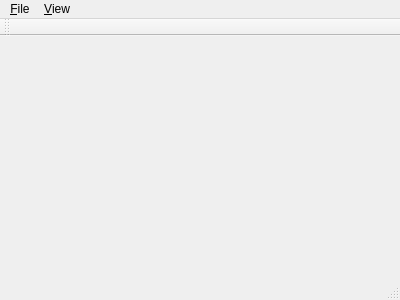
<?xml version="1.0" encoding="UTF-8"?>
<ui version="4.0">
 <class>MainWindow</class>
 <widget class="QMainWindow" name="MainWindow">
  <property name="geometry">
   <rect>
    <x>0</x>
    <y>0</y>
    <width>400</width>
    <height>300</height>
   </rect>
  </property>
  <property name="windowTitle">
   <string>MainWindow</string>
  </property>
  <widget class="QWidget" name="centralWidget"/>
  <widget class="QMenuBar" name="menuBar">
   <property name="geometry">
    <rect>
     <x>0</x>
     <y>0</y>
     <width>400</width>
     <height>23</height>
    </rect>
   </property>
   <widget class="QMenu" name="menuHello_world">
    <property name="title">
     <string>&amp;File</string>
    </property>
    <addaction name="actionFileNew"/>
    <addaction name="actionFileOpen"/>
    <addaction name="actionFileClose"/>
    <addaction name="separator"/>
    <addaction name="actionSave"/>
    <addaction name="actionCompile"/>
    <addaction name="actionExit"/>
   </widget>
   <widget class="QMenu" name="menuWindows">
    <property name="title">
     <string>&amp;View</string>
    </property>
    <addaction name="actionViewList"/>
    <addaction name="actionViewOutput"/>
    <addaction name="actionFunctionView"/>
    <addaction name="actionDetail"/>
   </widget>
   <addaction name="menuHello_world"/>
   <addaction name="menuWindows"/>
  </widget>
  <widget class="QToolBar" name="mainToolBar">
   <attribute name="toolBarArea">
    <enum>TopToolBarArea</enum>
   </attribute>
   <attribute name="toolBarBreak">
    <bool>false</bool>
   </attribute>
  </widget>
  <widget class="QStatusBar" name="statusBar"/>
  <action name="actionFileNew">
   <property name="text">
    <string>New</string>
   </property>
   <property name="toolTip">
    <string>New file</string>
   </property>
   <property name="shortcut">
    <string>Ctrl+N</string>
   </property>
  </action>
  <action name="actionFileOpen">
   <property name="text">
    <string>Open</string>
   </property>
   <property name="toolTip">
    <string>Open file</string>
   </property>
   <property name="shortcut">
    <string>Ctrl+O</string>
   </property>
  </action>
  <action name="actionFileClose">
   <property name="text">
    <string>Close</string>
   </property>
   <property name="toolTip">
    <string>Close file</string>
   </property>
   <property name="shortcut">
    <string>Ctrl+W</string>
   </property>
  </action>
  <action name="actionViewList">
   <property name="text">
    <string>FilesView</string>
   </property>
   <property name="toolTip">
    <string>View file list window</string>
   </property>
   <property name="shortcut">
    <string>Ctrl+L</string>
   </property>
  </action>
  <action name="actionViewOutput">
   <property name="text">
    <string>OutputView</string>
   </property>
   <property name="toolTip">
    <string>View output window</string>
   </property>
   <property name="shortcut">
    <string>Ctrl+T</string>
   </property>
  </action>
  <action name="actionFunctionView">
   <property name="text">
    <string>FunctionView</string>
   </property>
   <property name="shortcut">
    <string>Ctrl+U</string>
   </property>
  </action>
  <action name="actionExit">
   <property name="text">
    <string>Exit</string>
   </property>
   <property name="shortcut">
    <string>Ctrl+Q</string>
   </property>
  </action>
  <action name="actionDetail">
   <property name="text">
    <string>Detail</string>
   </property>
   <property name="shortcut">
    <string>Ctrl+D</string>
   </property>
  </action>
  <action name="actionSave">
   <property name="text">
    <string>Save</string>
   </property>
   <property name="shortcut">
    <string>Ctrl+S</string>
   </property>
  </action>
  <action name="actionCompile">
   <property name="text">
    <string>Compile</string>
   </property>
   <property name="shortcut">
    <string>Ctrl+B</string>
   </property>
  </action>
 </widget>
 <layoutdefault spacing="6" margin="11"/>
 <resources/>
 <connections/>
</ui>
